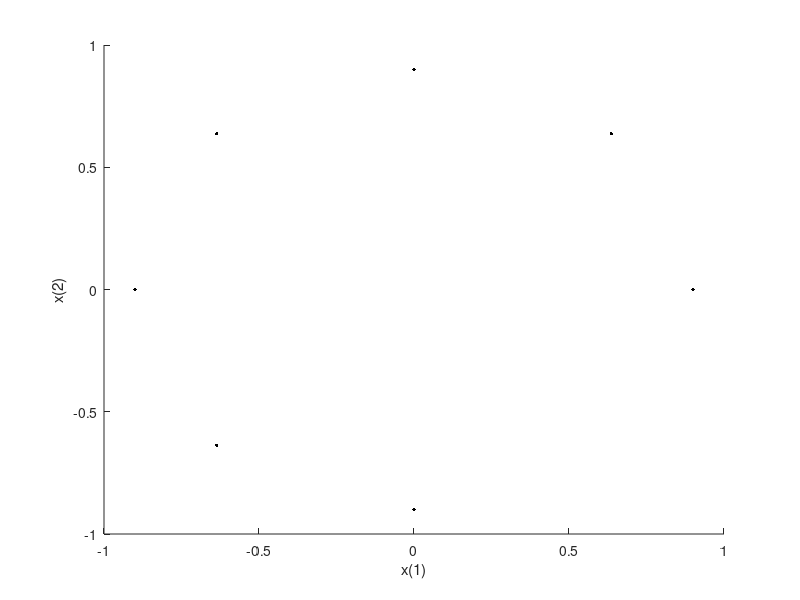

MATLAB code to generate this figure: (Note: this script raises an error after producing the figure.)
clear all
close all

%%
% <latex>
% First, we create an artifical data set of $n=7$ data points which lie 
% on a one-dimensional curve in two dimensions
% </latex>

n = 7;

theta = linspace(0, 3*pi/2, n);

x = [0.9*cos(theta); 0.9*sin(theta)]

figure;
scatter(x(1,:),x(2,:),50, 'k', '.');
xlabel('x(1)');
ylabel('x(2)');

%%
% <latex>
% Then we compute the $n \times n$ distance matrix between data points
% </latex>

dist_matrix = dist(x)

%%
% <latex>
% We choose $\epsilon$, the kernel scale, as half the median of the
% pairwise distances
% </latex>

eps = median(dist_matrix(:))/2

%%
% <latex>
% We then compute the $n \times n$ matrix $W$, with 
% \[ W_{ij} = \exp \left(-\frac{ \| x_i - x_j \|^2}{\epsilon^2} \right)\]
% </latex>

W = exp(-dist_matrix.^2/eps.^2)


%%
% <latex>
% We then compute the $n \times n$ diaganol matrix $D$, with 
% \[ D_{ii} = \sum_{j=1}^n W_{ij} \]
% </latex>

D = diag(sum(W))

%%
% <latex>
% We then compute the $n \times n$ matrix $A = D^{-1}W$
% </latex>

A = inv(D)*W

%%
% <latex>
% We then compute the top eigenvectors and eigenvalues of $A$, and order
% them by the magnitude of the eigenvalues
% </latex>

[evecs, evals] = eig(A);
[~, I] = sort(abs(diag(evals)), 'descend');

evecs = evecs(:,I)
evals = evals(I,I)

%%
% <latex>
% The first eigenvector is a trivial constant eigenvector with eigenvalue
% 1. The second eigenvector provides an ordering of the data. If we color
% our data by the value of this second eigenvector, we see it is one-to-one
% with the arclength along the curve. Furthermore, if we sorted the data by
% the corresponding entries of the second eigenvector, we would order the
% data along this one-dimensional nonlinear curve. 
% </latex>

figure;
scatter(x(1,:),x(2,:),50, evecs(:,2), '.');
xlabel('x(1)');
ylabel('x(2)');



